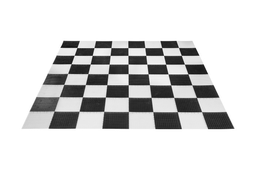
#> input picture PA1/input1.png, 256 x 170 px, shrunk from 700 x 466 before the run
$ jupyter execute --allow-errors Question3_corner_detection.ipynb
#> lines starting #> are read from the running program, lines starting #| are printed output that depends on the picture; after the words box and inside, x2 and y2 are one past the last pixel; in counts of white or black regions, pixels touching at a corner belong together
[cell 1]
#!/usr/bin/env python3
# -*- coding: utf-8 -*-

[cell 2]
#############################################################
##                                                         ##
##             PROBLEM 3: CORNER DETECTION                 ##
##                                                         ##
#############################################################

## CORNER DETECTION

[cell 3]
from __future__ import division
from multiprocessing import Queue as queue
from imaplib import _Authenticator
from sys import  argv
from PIL import Image
import matplotlib.pyplot as plt
import numpy as np
from  scipy.ndimage import filters
from pylab import *
import numpy as np
import math
from scipy import misc
from scipy import  signal
from numpy.linalg import inv
import copy as cp
from scipy import interpolate
from scipy import ndimage
import cv2
import time

[cell 4]
def hessian_corner(image_name,counter):
    '''
    Below program will implement Harris corner Detection Algorithm using minium eigen value method
    computes first derivative Ixx ,Iyy and Ixy of the smoothed image
    computes Hessian matrix for each pixel of the image
    computes eigen values for hessian matrix of each pixel
    If it is greater then threshold  of 199000  then those points (x,y) locations
    are retained in the list.
    All corners location of the list are  plotted on the image
    '''
    threshold=0.1
    lambda_treshold = 199000
    i2 = Image.open(image_name).convert('I')
    i1 = Image.open(image_name)
    im = np.array(i2)
    sigma = 1
    list1 = []

    Ix = np.zeros(im.shape)
    Iy = np.zeros(im.shape)
    Ixx = np.zeros(im.shape)
    Iyy = np.zeros(im.shape)
    Ixy = np.zeros(im.shape)

    #compute Ix,Iy,Ixx,Iyy,Ixy using prewitt filter
    Ix  = filters.prewitt(im,0)
    Iy  = filters.prewitt(im)
    Ixx = filters.prewitt(Ix,0)
    Iyy = filters.prewitt(Iy)
    Ixx, Ixy = np.gradient(Ix)


    epsi = 0.001
    #for a 3*3 window compute the heissian matrix
    for i in range(1,im.shape[0]-1):
        for j in range(1,im.shape[1]-1):
            hess = np.zeros((2,2))

            ix_temp = Ix[i-1:i+1+1, j-1:j+1+1]
            iy_temp = Iy[i-1:i+1+1, j-1:j+1+1]

            hess[0][0] = epsi+np.sum(np.multiply(ix_temp,ix_temp))
            hess[0][1] = epsi+np.sum(np.multiply(ix_temp,iy_temp))
            hess[1][0] = epsi+np.sum(np.multiply(ix_temp,iy_temp))
            hess[1][1] = epsi+np.sum(np.multiply(iy_temp,iy_temp))
            eigen_value = np.linalg.eigvals(hess)
            if  eigen_value[1] > lambda_treshold and  eigen_value[0] > lambda_treshold :
                list1.append([i,j])

    plt.figure(counter)
    plt.imshow(i1)
    plt.plot([p[1] for p in list1],[p[0] for p in list1],'b.')
    plt.show()

[cell 5]
def harriscorner(image_name,counter):
    '''
    Below program will implement Harris corner Detection Algorithm
    It smoothes the image using guassian filter
    computes first derivative Ixx ,Iyy and Ixy of the smoothed image
    computes Hessian matrix for each pixel of the image
    computes determinant and trace of each pixel of the image
    corner-ness value is measured based on det - (alpha*trace)
    If it is greater then threshold  of 0.1 and minimum distance of 10 then those points (x,y) locations
    are retained in the list.
    All corners location of the list are  plotted on the image
    '''
    min_dist = 20
    threshold=0.1
    i2 = Image.open(image_name).convert('I')
    im = np.array(i2)
    sigma = 1

    #below step will perform guassian blurring with sigma on image im
    Ig = np.zeros(im.shape)
    Ig = filters.gaussian_filter(im,sigma)

    #below step will display the image

    #below step will compute first derivative in x direction  on smoothed image
    Ix = np.zeros(Ig.shape)
    filters.gaussian_filter(im, (sigma,sigma), (0,1), Ix)


    #below step will compute first derivative in y direction  on smoothed image
    Iy = np.zeros(Ig.shape)
    filters.gaussian_filter(im, (sigma,sigma), (1,0), Iy)

    # below steps will compute components of harris matrix
    Ixx = Ix*Ix
    filters.gaussian_filter(Ixx,sigma)

    Ixy = filters.gaussian_filter(Ix*Iy,sigma)

    Iyy = filters.gaussian_filter(Iy*Iy,sigma)

    heissian = []

    for i in range(0,im.shape[0]):
        each_row = []
        for j in range(0,im.shape[1]):
            h_eachpixel = np.zeros((2,2))
            h_eachpixel[0][0] = Ixx[i][j]
            h_eachpixel[0][1] = Ixy[i][j]
            h_eachpixel[1][0] = Ixy[i][j]
            h_eachpixel[1][1] = Iyy[i][j]
            each_row.append(h_eachpixel)
        heissian.append(each_row)

    #computes determinant and trace of the hessian matrix
    det = Ixx*Iyy - Ixy**2
    tr = Ixx + Iyy
    harrisim = np.array(det) - np.array(tr)*alpha


    corner_threshold = np.max(harrisim) * threshold
    harrisim_t = (harrisim > corner_threshold) * 1

    # get coordinates of candidates
    locations = np.array(harrisim_t.nonzero()).T

    candidate_values = [harrisim[x[0],x[1]] for x in locations]

    # sort candidates and get the index of maximum value
    index = np.argsort(candidate_values)

    # store allowed point locations in array
    allowed_locations = np.zeros(harrisim.shape)

    #from -minimum distanc to +minimumdistance allocate 1 to mask array
    allowed_locations[min_dist:-min_dist,min_dist:-min_dist] = 1

    # select the best points taking min_distance into account
    required_coords = []
    m = 0
    for i in index:
        if m==0:
            print(i)
            m = 1
        if allowed_locations[locations[i,0],locations[i,1]] == 1:
            required_coords.append(locations[i])
            # if a initial harris location is found then mask neighbouring location with in distance of minimum distance
            #zero so that next probable harris corner location will be found at a distance of 10
            allowed_locations[(locations[i,0]-min_dist):(locations[i,0]+min_dist),
            (locations[i][1]-min_dist):(locations[i][1]+min_dist)] = 0

    #plot the harris points
    plt.figure(counter)
    plt.gray()
    plt.imshow(i2)
    plt.plot([p[1] for p in required_coords],[p[0] for p in required_coords],'r*')

    #return required_coords

[cell 6]
def cornerness(image_name,counter):
    '''
    Below program will implement Harris corner Detection Algorithm using minium eigen value method
    computes first derivative Ixx ,Iyy and Ixy of the smoothed image
    computes Hessian matrix for each pixel of the image
    computes eigen values for hessian matrix of each pixel
    corner-ness value is measured based on  lambda1*lambda2 - alpha(lambda1+lambda2)
    If it is greater then threshold  of 0.1 and minimum distance of 10 then those points (x,y) locations
    are retained in the list.
    All corners location of the list are  plotted on the image
    '''

    #threshold value for the cornerness measures as the hessian is computed for 3*3 window
    #the value of this threshold is more in order to filter less corners


    threshold=5000000
    lambda_treshold = 199000
    i2 = Image.open(image_name).convert('I')
    i1 = Image.open(image_name)
    im = np.array(i2)
    sigma = 1
    list1 = []

    #below step will perform guassian blurring with sigma on image im
    Ig = np.zeros(im.shape)
    Ig = filters.gaussian_filter(im,sigma)

    #below step will display the image

    #below step will compute first derivative in x direction  on smoothed image
    Ix = np.zeros(Ig.shape)
    filters.gaussian_filter(im, (sigma,sigma), (0,1), Ix)


    #below step will compute first derivative in y direction  on smoothed image
    Iy = np.zeros(Ig.shape)
    filters.gaussian_filter(im, (sigma,sigma), (1,0), Iy)

    # below steps will compute components of harris matrix
    Ixx = Ix*Ix
    filters.gaussian_filter(Ixx,sigma)

    Ixy = filters.gaussian_filter(Ix*Iy,sigma)

    Iyy = filters.gaussian_filter(Iy*Iy,sigma)


    epsi = 0.001
    #for each  3*3 window compute the heissian matrix
    for i in range(1,im.shape[0]-1):
        for j in range(1,im.shape[1]-1):
            hess = np.zeros((2,2))

            ixx_temp  = Ixx[i-1:i+1+1, j-1:j+1+1]
            iyy_temp  = Iyy[i-1:i+1+1, j-1:j+1+1]
            ixy_temp = Ixy[i-1:i+1+1, j-1:j+1+1]
            hess[0][0] = epsi+np.sum(ixx_temp)
            hess[0][1] = epsi+np.sum(ixy_temp)
            hess[1][0] = epsi+np.sum(ixy_temp)
            hess[1][1] = epsi+np.sum(iyy_temp)
            eigen_value = np.linalg.eigvals(hess)
            l1 = eigen_value[0]
            l2 = eigen_value[1]
            if  (l1*l2 - (0.04)*(l1+l2))>threshold :
                list1.append([i,j])


    # store allowed point locations in array
    allowed_locations = np.zeros(im.shape)
    min_dist = 21
    #from -minimum distanc to +minimumdistance allocate 1 to mask array
    allowed_locations[min_dist:-min_dist,min_dist:-min_dist] = 1

    # select  points at equal distance  taking min_distance into account
    required_coords = []
    m = 0
    for i in list1:
        if m==0:
            print(i)
            m = 1
        if allowed_locations[i[0],i[1]] == 1:
            required_coords.append(i)
            # if a initial harris location is found then mask neighbouring location with in distance of minimum distance
            #zero so that next probable harris corner location will be found at a distance of min_dist
            allowed_locations[(i[0]-min_dist):(i[0]+min_dist),
            (i[1]-min_dist):(i[1]+min_dist)] = 0


    plt.figure(counter)
    plt.imshow(i1)
    plt.plot([p[1] for p in required_coords],[p[0] for p in required_coords],'go')

    #plt.show()

[cell 7]
image_name = ['input1.png','input2.png','input3.png']

counter = 1
i = 0

#> (the rest of this cell did not finish here and is left out)

#> in hessian_corner, i1 is the input picture: PIL image 256x170 L; min 14, max 255, mean 214.4
#> in hessian_corner, `Ix  = filters.prewitt(im,0)`:
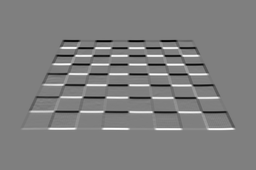
#> Ix: shape (170, 256) int32; min -660, max 660, mean 0; drawn with min black and max white
#> in hessian_corner, `Iy  = filters.prewitt(im)`:
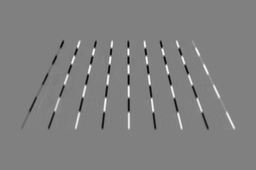
#> Iy: shape (170, 256) int32; min -661, max 648, mean 0; drawn with min black and max white
#> in hessian_corner, `Ixx = filters.prewitt(Ix,0)`:
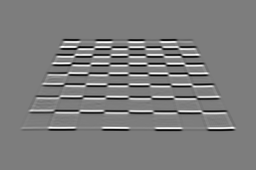
#> Ixx: shape (170, 256) int32; min -2074, max 2136, mean 0; drawn with min black and max white
#> in hessian_corner, `Iyy = filters.prewitt(Iy)`:
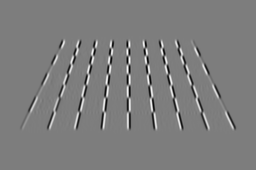
#> Iyy: shape (170, 256) int32; min -2019, max 2069, mean 0; drawn with min black and max white
#> in hessian_corner, `Ixx, Ixy = np.gradient(Ix)`:
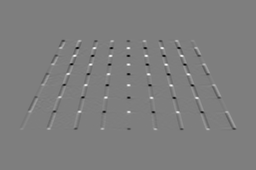
#> Ixy: shape (170, 256) float64; min -426.5, max 432.5, mean 0; drawn with min black and max white
#> after the loop in hessian_corner, `for i in range(1,im.shape[0]-1):`: list1 = 763 pairs, first value 41 to 128, second value 30 to 234
#> in hessian_corner, `plt.show()`:
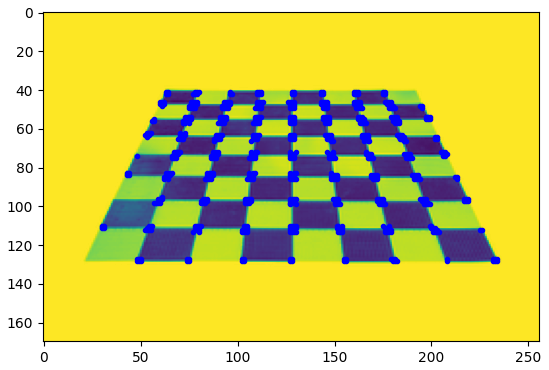
#> figure drawn by matplotlib, 1 panel
#> pass 2 of the loop `while i<3:`:
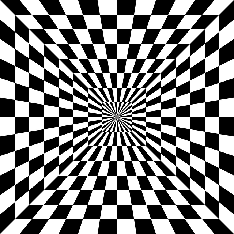
#> input picture PA1/input2.png, 234 x 234 px, shrunk from 640 x 640 before the run
#> i2: PIL image 234x234 I
#> in hessian_corner, i1 is the input picture: PIL image 234x234 LA; mean R, G, B, A 127.4, 127.4, 127.4, 254.9
#> Ix: shape (234, 234) int32
#> Iy: shape (234, 234) int32
#> Iyy: shape (234, 234) int32
#> Ixy: shape (234, 234) float64
#> after the loop in hessian_corner (call 2), `for i in range(1,im.shape[0]-1):`: list1 = 5754 pairs, first value 13 to 220, second value 13 to 220
#> in hessian_corner (call 2), `plt.show()`:
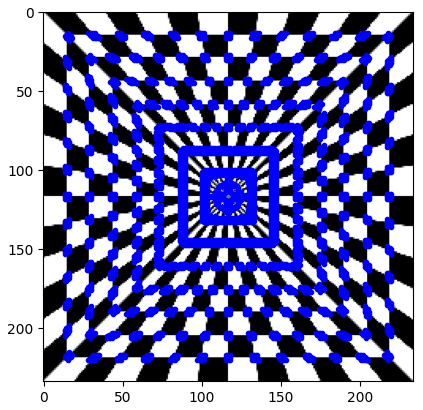
#> figure drawn by matplotlib, 1 panel
    i+=1
print ("for  minimum eigen value thresold of  we were able to get approximately good harris corners ")

[cell 8]
counter = 1
#> counter = 1
i = 0
alpha = 0.04

#> (the rest of this cell did not finish here and is left out)

#> in harriscorner, `Ig = filters.gaussian_filter(im,sigma)`:
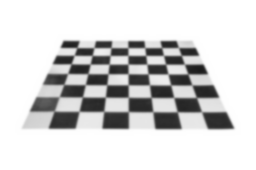
#> Ig: shape (170, 256) int32; min 27, max 255, mean 214
#> in harriscorner, `filters.gaussian_filter(Ixx,sigma)`:
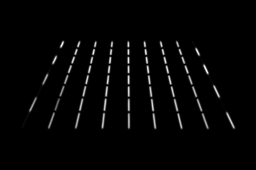
#> Ixx: shape (170, 256) float64; min 0, max 5903.7, mean 121.9; drawn with min black and max white
#> after the loop in harriscorner, `for i in index:`:
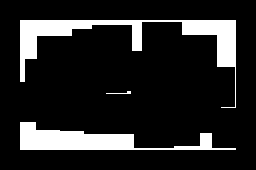
#> allowed_locations: shape (170, 256) float64; values 0 (black) and 1 (white), 14.3% white; 3 white regions, box (x1, y1, x2, y2) and area: (20, 20, 236, 108) 3581, (20, 122, 236, 150) 2620, (106, 91, 131, 94) 33
#> pass 2 of the loop `while i<3:`:
#> Ig: shape (234, 234) int32
#> after the loop in harriscorner (call 2), `for i in index:`:
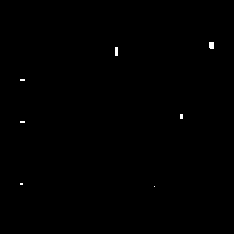
#> allowed_locations: shape (234, 234) float64; values 0 (black) and 1 (white), 0.19% white; 7 white regions (5 under 20 px), largest, box (x1, y1, x2, y2) and area: (209, 42, 214, 49) 34, (115, 47, 118, 56) 27
    i+=1
plt.show()
print ("alpha = 0.04 and minimum distance of 10 we were able to get approximately good harris corners as alpha increases the threshold value" \
             "cornerness decreases and we will get more number of corner which are not real corners")

[cell 9]
counter = 1
i = 0
#> (the rest of this cell did not finish here and is left out)

#> after the loop in cornerness, `for i in list1:`:
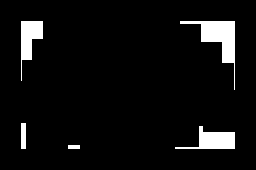
#> allowed_locations: shape (170, 256) float64; values 0 (black) and 1 (white), 5.9% white; 5 white regions, box (x1, y1, x2, y2) and area: (180, 21, 235, 90) 1077, (175, 126, 235, 149) 684, (21, 21, 43, 81) 648, (21, 123, 26, 149) 130, (68, 145, 80, 149) 48
#> pass 2 of the loop `while i<3:`:
